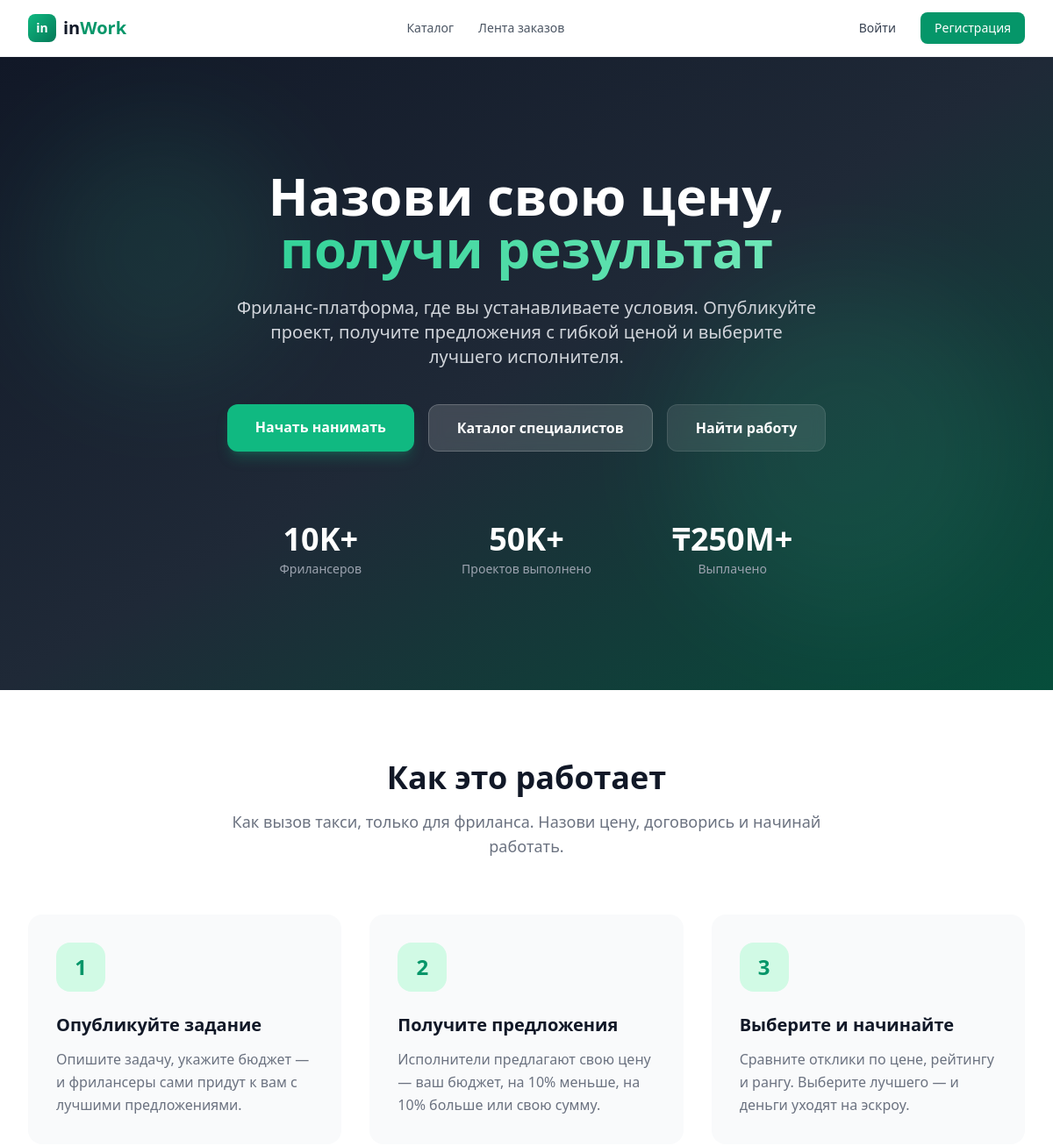
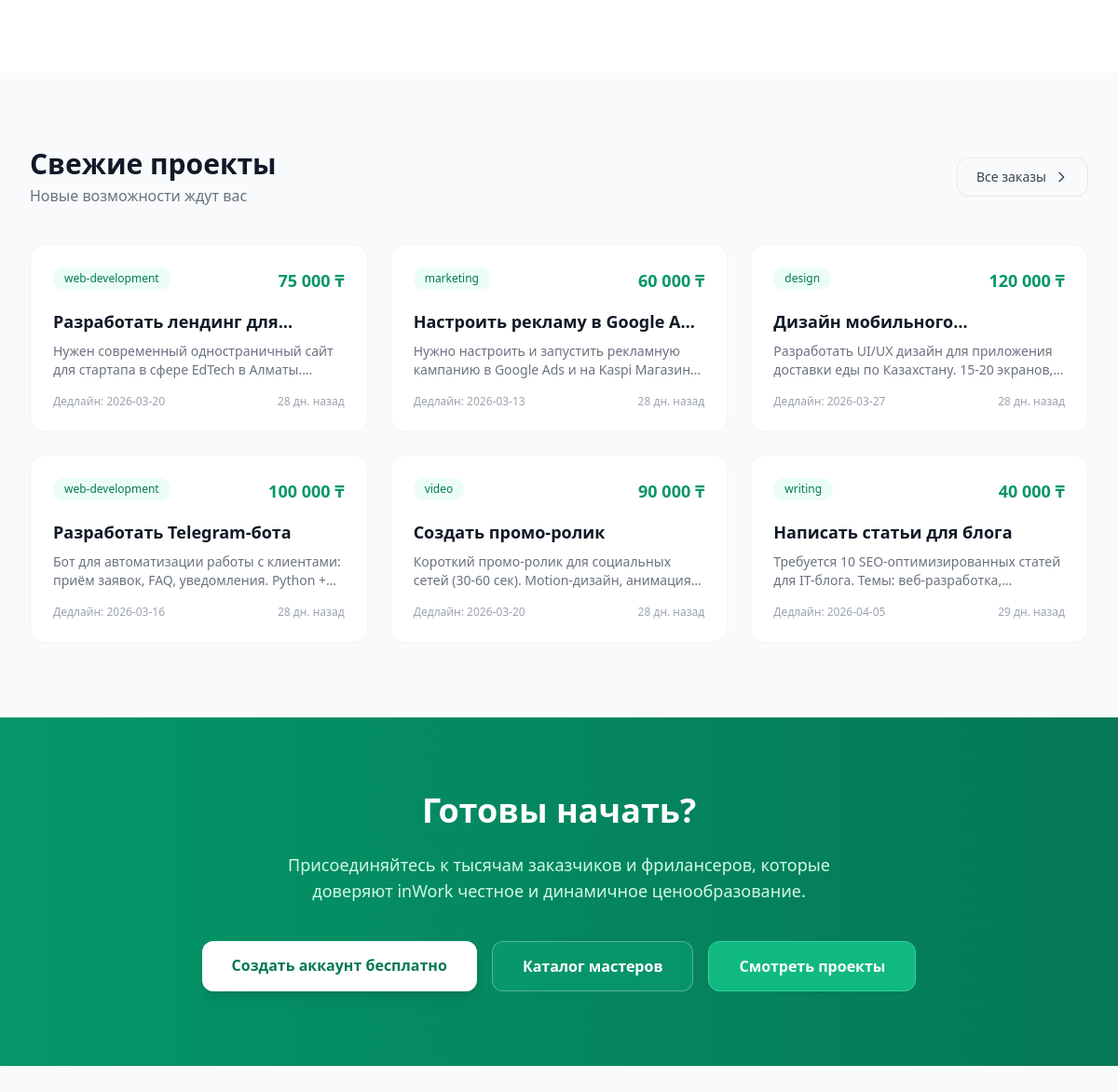
The page / on the database its author committed (2 pictures, top to bottom).
### tables this page shows
CREATE TABLE orders (
    id INT UNSIGNED AUTO_INCREMENT PRIMARY KEY,
    client_id INT UNSIGNED NOT NULL,
    freelancer_id INT UNSIGNED DEFAULT NULL,
    title VARCHAR(255) NOT NULL,
    description TEXT NOT NULL,
    category VARCHAR(50) NOT NULL,
    budget DECIMAL(12,2) NOT NULL,
    final_price DECIMAL(12,2) DEFAULT NULL,
    deadline DATE NOT NULL,
    status ENUM('open', 'in_progress', 'completed', 'cancelled', 'dispute') NOT NULL DEFAULT 'open',
    delivered_at TIMESTAMP NULL DEFAULT NULL,
    delivery_message TEXT DEFAULT NULL,
    created_at TIMESTAMP NOT NULL DEFAULT CURRENT_TIMESTAMP,
    updated_at TIMESTAMP NOT NULL DEFAULT CURRENT_TIMESTAMP ON UPDATE CURRENT_TIMESTAMP,
    FOREIGN KEY (client_id) REFERENCES users(id) ON DELETE CASCADE,
    FOREIGN KEY (freelancer_id) REFERENCES users(id) ON DELETE SET NULL,
    INDEX idx_orders_status (status),
    INDEX idx_orders_category (category),
    INDEX idx_orders_client (client_id),
    INDEX idx_orders_freelancer (freelancer_id),
    INDEX idx_orders_created (created_at),
    INDEX idx_orders_budget (budget)
);

### views/pages/home.php (the view)
<section class="relative overflow-hidden bg-gradient-to-br from-gray-900 via-gray-800 to-brand-900">
    <div class="absolute inset-0 opacity-10">
        <div class="absolute top-20 left-10 w-72 h-72 bg-brand-400 rounded-full filter blur-3xl"></div>
        <div class="absolute bottom-20 right-10 w-96 h-96 bg-emerald-400 rounded-full filter blur-3xl"></div>
    </div>
    <div class="relative max-w-7xl mx-auto px-4 sm:px-6 lg:px-8 py-24 md:py-32">
        <div class="text-center max-w-3xl mx-auto">
            <h1 class="text-4xl md:text-6xl font-extrabold text-white leading-tight mb-6">
                Назови свою цену,<br>
                <span class="bg-gradient-to-r from-brand-400 to-emerald-300 bg-clip-text text-transparent">получи результат</span>
            </h1>
            <p class="text-lg md:text-xl text-gray-300 mb-10 max-w-2xl mx-auto leading-relaxed">
                Фриланс-платформа, где вы устанавливаете условия. Опубликуйте проект, получите предложения с гибкой ценой и выберите лучшего исполнителя.
            </p>
            <div class="flex flex-col sm:flex-row gap-4 justify-center">
                <a href="<?= url('register') ?>" class="px-8 py-3.5 bg-brand-500 text-white font-semibold rounded-xl hover:bg-brand-600 transition shadow-lg shadow-brand-500/25 text-center">
                    Начать нанимать
                </a>
                <a href="<?= url('catalog') ?>" class="px-8 py-3.5 bg-white/15 backdrop-blur text-white font-semibold rounded-xl hover:bg-white/25 transition border border-white/20 text-center">
                    Каталог специалистов
                </a>
                <a href="<?= url('orders') ?>" class="px-8 py-3.5 bg-white/10 backdrop-blur text-white font-semibold rounded-xl hover:bg-white/20 transition border border-white/10 text-center">
                    Найти работу
                </a>
            </div>
        </div>
        <div class="grid grid-cols-3 gap-8 mt-20 max-w-2xl mx-auto">
            <div class="text-center">
                <div class="text-3xl md:text-4xl font-bold text-white">10K+</div>
                <div class="text-sm text-gray-400 mt-1">Фрилансеров</div>
            </div>
            <div class="text-center">
                <div class="text-3xl md:text-4xl font-bold text-white">50K+</div>
                <div class="text-sm text-gray-400 mt-1">Проектов выполнено</div>
            </div>
            <div class="text-center">
                <div class="text-3xl md:text-4xl font-bold text-white">₸250M+</div>
                <div class="text-sm text-gray-400 mt-1">Выплачено</div>
            </div>
        </div>
    </div>
</section>
<section class="py-20 bg-white">
    <div class="max-w-7xl mx-auto px-4 sm:px-6 lg:px-8">
        <div class="text-center mb-16">
            <h2 class="text-3xl md:text-4xl font-bold text-gray-900 mb-4">Как это работает</h2>
            <p class="text-lg text-gray-500 max-w-2xl mx-auto">Как вызов такси, только для фриланса. Назови цену, договорись и начинай работать.</p>
        </div>
        <div class="grid md:grid-cols-3 gap-8">
            <div class="relative group">
                <div class="bg-gray-50 rounded-2xl p-8 hover:shadow-lg transition-all duration-300 hover:-translate-y-1">
                    <div class="w-14 h-14 bg-brand-100 text-brand-600 rounded-2xl flex items-center justify-center mb-6 text-2xl font-bold group-hover:bg-brand-500 group-hover:text-white transition">1</div>
                    <h3 class="text-xl font-bold text-gray-900 mb-3">Опубликуйте задание</h3>
                    <p class="text-gray-500 leading-relaxed">Опишите задачу, укажите бюджет — и фрилансеры сами придут к вам с лучшими предложениями.</p>
                </div>
            </div>
            <div class="relative group">
                <div class="bg-gray-50 rounded-2xl p-8 hover:shadow-lg transition-all duration-300 hover:-translate-y-1">
                    <div class="w-14 h-14 bg-brand-100 text-brand-600 rounded-2xl flex items-center justify-center mb-6 text-2xl font-bold group-hover:bg-brand-500 group-hover:text-white transition">2</div>
                    <h3 class="text-xl font-bold text-gray-900 mb-3">Получите предложения</h3>
                    <p class="text-gray-500 leading-relaxed">Исполнители предлагают свою цену — ваш бюджет, на 10% меньше, на 10% больше или свою сумму.</p>
                </div>
            </div>
            <div class="relative group">
                <div class="bg-gray-50 rounded-2xl p-8 hover:shadow-lg transition-all duration-300 hover:-translate-y-1">
                    <div class="w-14 h-14 bg-brand-100 text-brand-600 rounded-2xl flex items-center justify-center mb-6 text-2xl font-bold group-hover:bg-brand-500 group-hover:text-white transition">3</div>
                    <h3 class="text-xl font-bold text-gray-900 mb-3">Выберите и начинайте</h3>
                    <p class="text-gray-500 leading-relaxed">Сравните отклики по цене, рейтингу и рангу. Выберите лучшего — и деньги уходят на эскроу.</p>
                </div>
            </div>
        </div>
    </div>
</section>
<?php if (!empty($orders)): ?>
<section class="py-20 bg-gray-50">
    <div class="max-w-7xl mx-auto px-4 sm:px-6 lg:px-8">
        <div class="flex items-center justify-between mb-10">
            <div>
                <h2 class="text-3xl font-bold text-gray-900">Свежие проекты</h2>
                <p class="text-gray-500 mt-1">Новые возможности ждут вас</p>
            </div>
            <a href="<?= url('orders') ?>" class="hidden sm:flex items-center gap-2 px-5 py-2.5 border border-gray-200 rounded-xl text-sm font-medium text-gray-700 hover:bg-white hover:shadow-sm transition">
                Все заказы
                <svg class="w-4 h-4" fill="none" stroke="currentColor" viewBox="0 0 24 24"><path stroke-linecap="round" stroke-linejoin="round" stroke-width="2" d="M9 5l7 7-7 7"/></svg>
            </a>
        </div>
        <div class="grid md:grid-cols-2 lg:grid-cols-3 gap-6">
            <?php foreach ($orders as $order): ?>
            <a href="<?= url("orders/{$order['id']}") ?>" class="bg-white rounded-2xl p-6 border border-gray-100 hover:shadow-lg hover:border-brand-200 transition-all duration-300 group">
                <div class="flex items-start justify-between mb-4">
                    <span class="px-3 py-1 bg-brand-50 text-brand-700 text-xs font-medium rounded-full"><?= e($order['category']) ?></span>
                    <span class="text-lg font-bold text-brand-600"><?= format_money((float)$order['budget']) ?></span>
                </div>
                <h3 class="text-lg font-semibold text-gray-900 mb-2 group-hover:text-brand-600 transition line-clamp-1"><?= e($order['title']) ?></h3>
                <p class="text-sm text-gray-500 mb-4 line-clamp-2"><?= e(mb_substr($order['description'], 0, 120)) ?>...</p>
                <div class="flex items-center justify-between text-xs text-gray-400">
                    <span>Дедлайн: <?= e($order['deadline']) ?></span>
                    <span><?= time_ago($order['created_at']) ?></span>
                </div>
            </a>
            <?php endforeach; ?>
        </div>
    </div>
</section>
<?php endif; ?>
<section class="py-20 bg-gradient-to-r from-brand-600 to-brand-700">
    <div class="max-w-4xl mx-auto px-4 text-center">
        <h2 class="text-3xl md:text-4xl font-bold text-white mb-6">Готовы начать?</h2>
        <p class="text-lg text-brand-100 mb-10 max-w-2xl mx-auto">Присоединяйтесь к тысячам заказчиков и фрилансеров, которые доверяют inWork честное и динамичное ценообразование.</p>
        <div class="flex flex-col sm:flex-row gap-4 justify-center">
            <a href="<?= url('register') ?>" class="px-8 py-3.5 bg-white text-brand-700 font-semibold rounded-xl hover:bg-gray-50 transition shadow-lg text-center">Создать аккаунт бесплатно</a>
            <a href="<?= url('catalog') ?>" class="px-8 py-3.5 bg-brand-500/30 text-white font-semibold rounded-xl hover:bg-brand-500/40 transition border border-white/30 text-center">Каталог мастеров</a>
            <a href="<?= url('orders') ?>" class="px-8 py-3.5 bg-brand-500 text-white font-semibold rounded-xl hover:bg-brand-400 transition border border-brand-400 text-center">Смотреть проекты</a>
        </div>
    </div>
</section>

### core/Router.php (shortened to what the rows shown need)
<?php
class Router
{
    private array $routes = [];
    private array $middlewares = [];
    public function group(array $middleware, callable $callback): void
    {
        $previousMiddlewares = $this->middlewares;
        $this->middlewares = array_merge($this->middlewares, $middleware);
        $this->middlewares = $previousMiddlewares;
    }
    private function addRoute(string $method, string $path, array $action, array $middleware = []): self
    {
        $pattern = $this->convertToRegex($path);
        $this->routes[] = [
            'method'     => $method,
            'path'       => $path,
            'pattern'    => $pattern,
            'controller' => $action[0],
            'action'     => $action[1],
            'middleware'  => array_merge($this->middlewares, $middleware),
        ];
        return $this;
    }
    private function convertToRegex(string $path): string
    {
        $pattern = preg_replace('/\{([a-zA-Z_]+)\}/', '(?P<$1>[^/]+)', $path);
        return '#^' . $pattern . '$#';
    }
    public function resolve(string $method, string $uri): void
    {
        $uri = parse_url($uri, PHP_URL_PATH);
        $uri = rtrim($uri, '/') ?: '/';
        foreach ($this->routes as $route) {
            if (preg_match($route['pattern'], $uri, $matches)) {
                $params = array_filter($matches, 'is_string', ARRAY_FILTER_USE_KEY);
                $controller = new $route['controller']();
                $actionMethod = $route['action'];
                call_user_func_array([$controller, $actionMethod], array_values($params));
                return;
            }
        }
    }
}

### rows shown on the page
orders: category "web-development", budget "75 000 ₸", title "Разработать лендинг…", description "Нужен современный одностраничный сайт для стартапа в сфере EdTech в…", deadline "2026-03-20", created_at "28 дн. назад"
orders: category "marketing", budget "60 000 ₸", title "Настроить рекламу в Google…", description "Нужно настроить и запустить рекламную кампанию в Google Ads и на Kaspi…", deadline "2026-03-13", created_at "28 дн. назад"
orders: category "design", budget "120 000 ₸", title "Дизайн…", description "Разработать UI/UX дизайн для приложения доставки еды по Казахстану. 15-20…", deadline "2026-03-27", created_at "28 дн. назад"
orders: category "web-development", budget "100 000 ₸", title "Разработать Telegram-бота", description "Бот для автоматизации работы с клиентами: приём заявок, FAQ, уведомления. Python…", deadline "2026-03-16", created_at "28 дн. назад"
orders: category "video", budget "90 000 ₸", title "Создать промо-ролик", description "Короткий промо-ролик для социальных сетей (30-60 сек). Motion-дизайн,…", deadline "2026-03-20", created_at "28 дн. назад"
orders: category "writing", budget "40 000 ₸", title "Написать статьи для блога", description "Требуется 10 SEO-оптимизированных статей для IT-блога. Темы:…", deadline "2026-04-05", created_at "29 дн. назад"
